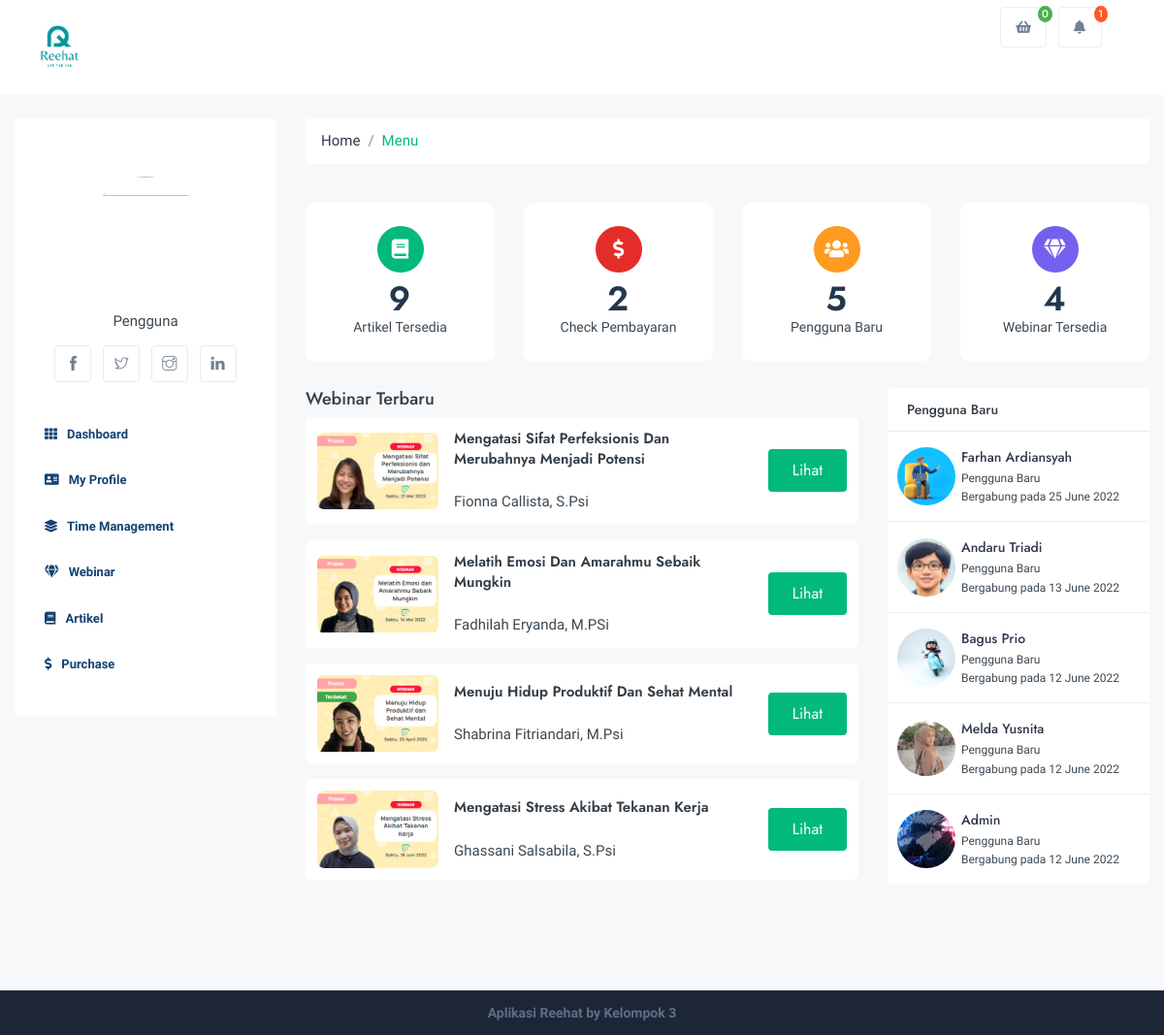
Page /index.php/user/dashboard on the committed database.
### tables this page shows
CREATE TABLE `webinars` (
  `id` int(11) NOT NULL,
  `title` varchar(128) NOT NULL,
  `thumbnail` varchar(128) NOT NULL,
  `description` text NOT NULL,
  `mentor` varchar(128) NOT NULL,
  `cost` int(11) NOT NULL,
  `video_url` varchar(128) NOT NULL,
  `url` varchar(128) NOT NULL,
  `updated_at` varchar(25) NOT NULL,
  `created_at` varchar(25) NOT NULL
);

CREATE TABLE `users` (
  `id` int(11) NOT NULL,
  `full_name` varchar(128) NOT NULL,
  `email` varchar(128) NOT NULL,
  `password` varchar(255) NOT NULL,
  `picture` varchar(128) NOT NULL,
  `role_id` int(2) NOT NULL,
  `updated_at` varchar(25) NOT NULL,
  `created_at` varchar(25) NOT NULL
);

### application/controllers/User.php (called while the page is built, shortened)
<?php
class User extends CI_Controller {
	public function __construct()
	{
		$this->load->model('User_model');
	}
	public function dashboard()
	{
		$data = [
			'title' => 'Dashboard User',
			'user' => $this->db->get_where('users', ['email' => $this->session->userdata('email')])->row_array(),
			'payments' => $this->db->where('name_user', $this->session->userdata('full_name'))->get('payments'),
			'payment_notif' => $this->db->where('name_user', $this->session->userdata('full_name'))->get('payments')->num_rows(),
			'artikel_count' => $this->db->get('articles')->num_rows(),
			'payment_count' => $this->db->get('payments')->num_rows(),
			'user_count' => $this->db->get('users')->num_rows(),
			'webinar_count' => $this->db->get('webinars')->num_rows(),
			'new_user' => $this->db->order_by('id','DESC')->get('users'),
			'new_webinars' => $this->db->order_by('id','DESC')->get('webinars')
		];
		$this->load->view('template/user/header', $data);
		$this->load->view('pages/user/dashboard', $data);
		$this->load->view('template/user/footer');
	}
}

### index.php (called while the page is built, shortened)
<?php
require_once BASEPATH.'core/CodeIgniter.php';

### application/views/pages/user/dashboard.php (the view)
<div class="row">
    <div class="col-xl-3 col-lg-6 col-md-6 col-sm-12">
        <div class="dashboard_stats_wrap">
            <div class="rounded-circle p-4 p-sm-4 d-inline-flex align-items-center justify-content-center theme-bg mb-2"><div class="position-absolute text-white h5 mb-0"><i class="fas fa-book"></i></div></div>
            <div class="dashboard_stats_wrap_content"><h4><?= $artikel_count ?></h4> <span>Artikel Tersedia</span></div>
        </div>
    </div>
    <div class="col-xl-3 col-lg-6 col-md-6 col-sm-12">
        <div class="dashboard_stats_wrap">
            <div class="rounded-circle p-4 p-sm-4 d-inline-flex align-items-center justify-content-center bg-primary mb-2"><div class="position-absolute text-white h5 mb-0"><i class="fas fa-dollar-sign"></i></div></div>
            <div class="dashboard_stats_wrap_content"><h4><?= $payment_count ?></h4> <span>Check Pembayaran</span></div>
        </div>
    </div>
    <div class="col-xl-3 col-lg-6 col-md-6 col-sm-12">
        <div class="dashboard_stats_wrap">
            <div class="rounded-circle p-4 p-sm-4 d-inline-flex align-items-center justify-content-center bg-warning mb-2"><div class="position-absolute text-white h5 mb-0"><i class="fas fa-users"></i></div></div>
            <div class="dashboard_stats_wrap_content"><h4><?= $user_count ?></h4> <span>Pengguna Baru</span></div>
        </div>
    </div>
    <div class="col-xl-3 col-lg-6 col-md-6 col-sm-12">
        <div class="dashboard_stats_wrap">
            <div class="rounded-circle p-4 p-sm-4 d-inline-flex align-items-center justify-content-center bg-purple mb-2"><div class="position-absolute text-white h5 mb-0"><i class="fas fa-gem"></i></div></div>
            <div class="dashboard_stats_wrap_content"><h4><?= $webinar_count ?></h4> <span>Webinar Tersedia</span></div>
        </div>
    </div>
</div>
<div class="row">
    <div class="col-lg-8 col-md-12 col-sm-12">
        <div class="row">
            <div class="col-xl-12 col-lg-12 col-md-12 col-sm-12">
                <h5>Webinar Terbaru</h5>
            </div>
            <div class="col-xl-12 col-lg-12 col-md-12 col-sm-12">
                <?php foreach($new_webinars->result() as $webinar): ?>
                <div class="grousp_crs">
                    <a href="<?= base_url('assets/img/webinar'); ?>/<?= $webinar->thumbnail ?>" data-fancybox>
                        <img src="<?= base_url('assets/img/webinar'); ?>/<?= $webinar->thumbnail ?>" class="img-fluid mr-3" width="125" />
                    </a>
                    <div class="grousp_crs_left">
                        <div class="grousp_crs_caption"><h4><?= $webinar->title ?></h4><br><?= $webinar->mentor ?></div>
                    </div>
                    <div class="grousp_crs_right">
                        <div class="frt_but"><a href="#" class="btn text-white theme-bg">Lihat</a></div>
                    </div>
                </div>
                <?php endforeach ?>
            </div>
        </div>
    </div>
    <div class="col-lg-4 col-md-12 col-sm-12">
        <div class="card">
            <div class="card-header">
                <h6>Pengguna Baru</h6>
            </div>
            <div class="ground-list ground-hover-list">
                <?php foreach($new_user->result() as $user): ?>
                <div class="ground ground-list-single">
                    <div class="rounded-circle p-3 p-sm-4 d-flex align-items-center justify-content-center bg-light-success">
                        <div class="position-absolute text-success h5 mb-0"><img src="<?= base_url('assets/img/account'); ?>/<?= $user->picture ?>" class="img-fluid circle" width="60"></div>
                    </div>
                    <div class="ground-content">
                        <h6><a href="#"><?= $user->full_name ?></a></h6>
                        <small class="text-fade">Pengguna Baru</small>
                        <span class="small">Bergabung pada <?= $user->created_at ?></span>
                    </div>
                </div>
                <?php endforeach ?>
            </div>
        </div>
    </div>
</div>

### rows in the picture
webinars: thumbnail (picture), title "Mengatasi Sifat Perfeksionis Dan Merubahnya Menjadi Potensi", mentor "Fionna Callista, S.Psi"
webinars: thumbnail (picture), title "Melatih Emosi Dan Amarahmu Sebaik Mungkin", mentor "Fadhilah Eryanda, M.PSi"
webinars: thumbnail (picture), title "Menuju Hidup Produktif Dan Sehat Mental", mentor "Shabrina Fitriandari, M.Psi"
webinars: thumbnail (picture), title "Mengatasi Stress Akibat Tekanan Kerja", mentor "Ghassani Salsabila, S.Psi"
users: picture (placeholder picture), full_name "Farhan Ardiansyah", created_at "25 June 2022"
users: picture (picture), full_name "Andaru Triadi", created_at "13 June 2022"
users: picture (picture), full_name "Bagus Prio", created_at "12 June 2022"
users: picture (picture), full_name "Melda Yusnita", created_at "12 June 2022"
users: picture (picture), full_name "Admin", created_at "12 June 2022"

### other values in the picture
$payment_notif "0"
$artikel_count "9"
$payment_count "2"
$user_count "5"
$webinar_count "4"
